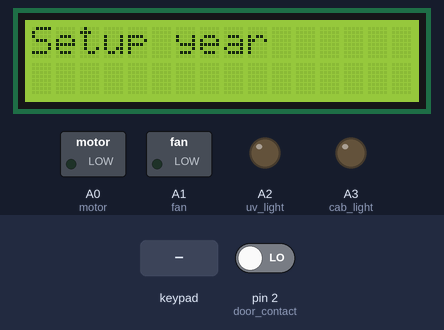
Simulated run of this sketch. Board: Arduino Uno, built with avr-gcc and run on an emulated ATmega328P. Parts: 16×2 character LCD, switched loads named in the sketch (green lamp = pin HIGH), output pins drawn as LEDs (lit = HIGH). The inputs (shaded band) are chosen by the test bench; at power-on: pin 2 (door_contact) LOW. The local clock reads 2024-03-15 10:24:30 at power-on unless the sketch sets it.

Above: at 2.0 s.
2.1 s: keypad keys 1 0 9 8 7 # pressed 0.4 s apart
At 5.4 s:
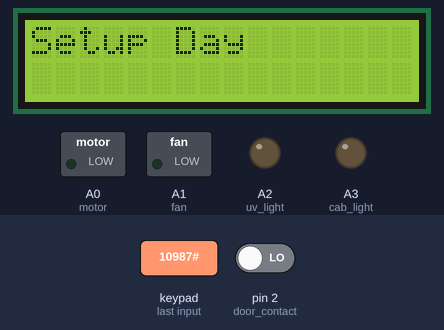
6.1 s: keypad keys 1 0 9 8 7 * pressed 0.4 s apart
At 9.7 s:
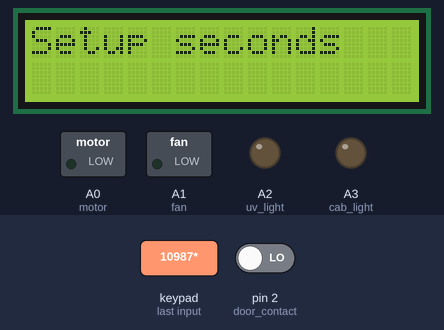
10.0 s: keypad keys 1 0 9 8 7 A pressed 0.4 s apart
At 13.6 s:
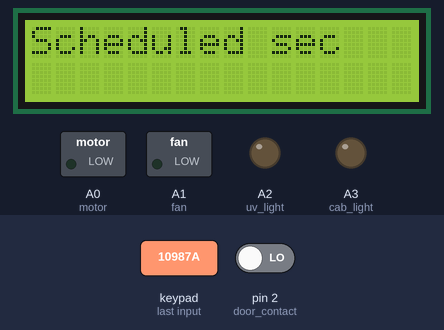
13.9 s: keypad keys 1 0 9 8 7 pressed 0.4 s apart
At 15.6 s:
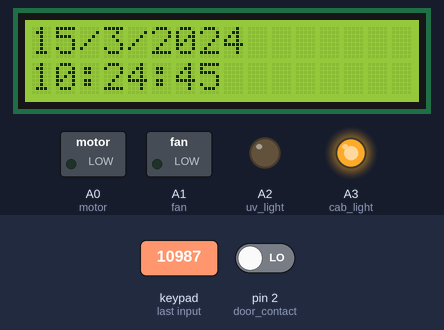
Timing chart, 0 to 17.1 s (numbered marks = the images above; inputs shaded):
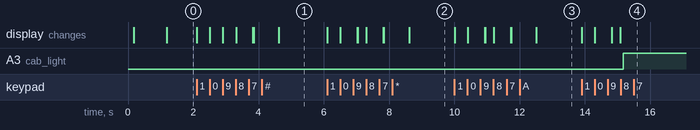

Measured:
- after the input at 2.1 s, the display: first changes at once (image 1 shows a later state)
- after the input at 6.1 s, the display: first changes at once (image 2 shows a later state)
- after the input at 10.0 s, the display: first changes at once (image 3 shows a later state)
- after the input at 13.9 s, A3 (cab_light): LOW → HIGH after 1.3 s; the display: first changes at once (image 4 shows a later state)

The sketch:

test.ino
```cpp
#include <Wire.h>
#include <Keypad.h>
#include <virtuabotixRTC.h>
#include <LiquidCrystal_I2C.h>

#define door_contact   2
#define motor          A0
#define fan            A1
#define uv_light       A2
#define cab_light      A3


LiquidCrystal_I2C lcd(0x27,16,2);

const byte ROWS = 4;
const byte COLS = 4;

int i1,i2,i3,i4;
int N_year,N_month,N_day,N_hour,N_minutes,N_seconds;
int S_hour,S_minutes,S_seconds;

char c1,c2,c3,c4;
char keypressed;

char hexaKeys[ROWS][COLS]=
{
  {'1', '2', '3', 'A'},
  {'4', '5', '6', 'B'},
  {'7', '8', '9', 'C'},
  {'*', '0', '#', 'D'}
};

byte rowPins[ROWS] = {10, 9, 8, 7};
byte colPins[COLS] = {6, 5, 4, 3};

bool Auto = false;

virtuabotixRTC myRTC(13, 12, 11); // CLK,DAT,RST

Keypad myKeypad = Keypad(makeKeymap(hexaKeys), rowPins, colPins, ROWS, COLS);

void Door()
{
  return;
  }
void setup() {
  Serial.begin(9600);

  pinMode(motor, OUTPUT);
  pinMode(fan, OUTPUT);
  pinMode(uv_light, OUTPUT);
  pinMode(cab_light, OUTPUT);
  pinMode(door_contact, INPUT);

  digitalWrite(motor,LOW);
  digitalWrite(fan,LOW);
  digitalWrite(uv_light,LOW);
  digitalWrite(cab_light,LOW);

  attachInterrupt (digitalPinToInterrupt(0), Door, HIGH);//interrupt ---D2
  lcd.init();
  lcd.backlight();
  lcd.home ();
  delay(100);
  Set_time();
  Set_Scheduled_time();
}

void loop() {


  while(keypressed == NO_KEY){
  keypressed = myKeypad.getKey();
  lcd.clear();
  myRTC.updateTime();
  lcd.setCursor(0,0);
  lcd.print(myRTC.dayofmonth);
  lcd.print("/");
  lcd.print(myRTC.month);
  lcd.print("/");
  lcd.print(myRTC.year);
  lcd.setCursor(0,1);
  lcd.print(myRTC.hours);
  lcd.print(":");
  lcd.print(myRTC.minutes);
  lcd.print(":");
  lcd.print(myRTC.seconds);
  delay(100);
  }
  if(digitalRead(door_contact) == HIGH)
  {
    digitalWrite(cab_light,LOW);
     /*********** 模式A 自动模式*******************/
     if (keypressed == 'A')
     {
        lcd.clear();
        lcd.print("Mode  A");
        delay(100);
        if(myKeypad.waitForKey() == '#')
        {
          Auto = true;
          }
        keypressed == NO_KEY;
      }
     /*********** 模式B 设置排定时间*******************/
     if (keypressed == 'B')
     {
        lcd.clear();
        lcd.print("Mode  B");
        delay(100);
        if(myKeypad.waitForKey() == '#')
        {
          Auto = false;
          Set_Scheduled_time();
          }
        keypressed == NO_KEY;
      }
     /*********** 模式C 手动模式*******************/
     if (keypressed == 'C')
     {
        lcd.clear();
        lcd.print("Mode  C");
        delay(100);
        if(myKeypad.waitForKey() == '#')
        {
          Auto = false;
          function();
          }
        keypressed == NO_KEY;
      }
     /*********** 模式D 设置时间*******************/
     if (keypressed == 'D')
     {
        lcd.clear();
        lcd.print("Mode  D");
        delay(100);
        if(myKeypad.waitForKey() == '#')
        {
          Auto = false;
          Set_time();
          }
        keypressed == NO_KEY;
      }

   if(Auto == true)
   {
    if((S_hour - myRTC.hours) == 0)
    {
      if((S_minutes - myRTC.minutes) == 0)
      {
        if((S_seconds - myRTC.seconds) == 0)
        {
          function();
          }
        }
      }
    }
  }
  else
  {
    digitalWrite(cab_light,HIGH);
  }
}
void function()
{
  digitalWrite(motor,HIGH);
  delay(60000);
  digitalWrite(motor,LOW);
  delay(60000);
  digitalWrite(fan,HIGH);
  delay(60000);
  digitalWrite(fan,LOW);
  delay(60000);
  digitalWrite(uv_light,HIGH);
  delay(300000);
  digitalWrite(uv_light,LOW);
  }
void Set_time()
{
  /***********************设置时间***********************/
    lcd.clear();
    lcd.print("     Setup");
    delay(1000);
    lcd.clear();
    lcd.print("Setup year");
    char keypressed2 = myKeypad.waitForKey();
      if (keypressed2 != NO_KEY && keypressed2 !='*' && keypressed2 !='#' && keypressed2 !='A' && keypressed2 !='B' && keypressed2 !='C' && keypressed2 !='D' )
      {
         c1 = keypressed2;
         lcd.setCursor(0, 1);
         lcd.print(c1);
       }
    char keypressed3 = myKeypad.waitForKey();
      if (keypressed3 != NO_KEY && keypressed3 !='*' && keypressed3 !='#' && keypressed3 !='A' && keypressed3 !='B' && keypressed3 !='C' && keypressed3 !='D' )
      {
         c2 = keypressed3;
         lcd.setCursor(1, 1);
         lcd.print(c2);
       }
     char keypressed4 = myKeypad.waitForKey();
       if (keypressed4 != NO_KEY && keypressed4 !='*' && keypressed4 !='#' && keypressed4 !='A' && keypressed4 !='B' && keypressed4 !='C' && keypressed4 !='D' )
      {
         c3 = keypressed4;
         lcd.setCursor(2, 1);
         lcd.print(c3);
       }
     char keypressed5 = myKeypad.waitForKey();
      if (keypressed5 != NO_KEY && keypressed5 !='*' && keypressed5 !='#' && keypressed5 !='A' && keypressed5 !='B' && keypressed5 !='C' && keypressed5 !='D' )
      {
         c4 = keypressed5;
         lcd.setCursor(3, 1);
         lcd.print(c4);
       }

       i1=(c1-48)*1000;
       i2=(c2-48)*100;
       i3=(c3-48)*10;
       i4=c4-48;
       N_year=i1+i2+i3+i4;
       delay(500);
       lcd.clear();
       lcd.print("Setup month");

       char keypressed6 = myKeypad.waitForKey();
        if (keypressed6 != NO_KEY && keypressed6 !='*' && keypressed6 !='#' && keypressed6 !='A' && keypressed6 !='B' && keypressed6 !='C' && keypressed6 !='D' )
        {
           c1 = keypressed6;
           lcd.setCursor(0, 1);
           lcd.print(c1);
         }
      char   keypressed7 = myKeypad.waitForKey();
       if (keypressed7 != NO_KEY && keypressed7 !='*' && keypressed7 !='#' && keypressed7 !='A' && keypressed7 !='B' && keypressed7 !='C' && keypressed7 !='D' )
      {
         c2 = keypressed7;
         lcd.setCursor(1, 1);
         lcd.print(c2);
       }


       i1=(c1-48)*10;
       i2=c2-48;
       N_month=i1+i2;
       delay(500);

       lcd.clear();
       lcd.print("Setup Day");

       char keypressed8 = myKeypad.waitForKey();
        if (keypressed8 != NO_KEY && keypressed8 !='*' && keypressed8 !='#' && keypressed8 !='A' && keypressed8 !='B' && keypressed8 !='C' && keypressed8 !='D' )
        {
           c1 = keypressed8;
           lcd.setCursor(0, 1);
           lcd.print(c1);
         }
       char keypressed9 = myKeypad.waitForKey();
        if (keypressed9 != NO_KEY && keypressed9 !='*' && keypressed9 !='#' && keypressed9 !='A' && keypressed9 !='B' && keypressed9 !='C' && keypressed9 !='D' )
        {
           c2 = keypressed9;
           lcd.setCursor(1, 1);
           lcd.print(c2);
         }


       i1=(c1-48)*10;
       i2=c2-48;
       N_day=i1+i2;
       delay(500);
       lcd.clear();
       lcd.print("Setup hour");
       char keypressed10 = myKeypad.waitForKey();
       if (keypressed10 != NO_KEY && keypressed10 !='*' && keypressed10 !='#' && keypressed10 !='A' && keypressed10 !='B' && keypressed10 !='C' && keypressed10 !='D' )
        {
         c1 = keypressed10;
         lcd.setCursor(0, 1);
         lcd.print(c1);
         }
      char   keypressed11 = myKeypad.waitForKey();
      if (keypressed11 != NO_KEY && keypressed11 !='*' && keypressed11 !='#' && keypressed11 !='A' && keypressed11 !='B' && keypressed11 !='C' && keypressed11 !='D' )
        {
          c2 = keypressed11;
         lcd.setCursor(1, 1);
         lcd.print(c2);
         }
       i1=(c1-48)*10;
       i2=c2-48;
        N_hour=i1+i2;
        delay(500);
       lcd.clear();
       lcd.print("Setup minutes");
      char keypressed12 = myKeypad.waitForKey();
      if (keypressed12 != NO_KEY && keypressed12 !='*' && keypressed12 !='#' && keypressed12 !='A' && keypressed12 !='B' && keypressed12 !='C' && keypressed12 !='D' )
        {
           c1 = keypressed12;
           lcd.setCursor(0, 1);
           lcd.print(c1);
         }
     char keypressed13 = myKeypad.waitForKey();
      if (keypressed13 != NO_KEY && keypressed13 !='*' && keypressed13 !='#' && keypressed13 !='A' && keypressed13 !='B' && keypressed13 !='C' && keypressed13 !='D' )
        {
           c2 = keypressed13;
           lcd.setCursor(1, 1);
           lcd.print(c2);
         }
       i1=(c1-48)*10;
       i2=c2-48;
        N_minutes=i1+i2;
        delay(500);
       lcd.clear();
       lcd.print("Setup seconds");
      char keypressed14 = myKeypad.waitForKey();
       if (keypressed14 != NO_KEY && keypressed14 !='*' && keypressed14 !='#' && keypressed14 !='A' && keypressed14 !='B' && keypressed14 !='C' && keypressed14 !='D' )
        {
          c1 = keypressed14;
          lcd.setCursor(0, 1);
          lcd.print(c1);
         }
      char keypressed15 = myKeypad.waitForKey();
       if (keypressed15 != NO_KEY && keypressed15 !='*' && keypressed15 !='#' && keypressed15 !='A' && keypressed15 !='B' && keypressed15 !='C' && keypressed15 !='D' )
        {
           c2 = keypressed15;
           lcd.setCursor(1, 1);
           lcd.print(c2);
         }
       i1=(c1-48)*10;
       i2=c2-48;
       N_seconds=i1+i2;
       delay(500);
       lcd.clear();


  }
void Set_Scheduled_time()
{
  /***********************设定排定时间***********************/
       lcd.clear();
       lcd.print("Scheduled hou");
       char keypressed16 = myKeypad.waitForKey();
       if (keypressed16 != NO_KEY && keypressed16 !='*' && keypressed16 !='#' && keypressed16 !='A' && keypressed16 !='B' && keypressed16 !='C' && keypressed16 !='D' )
        {
         c1 = keypressed16;
         lcd.setCursor(0, 1);
         lcd.print(c1);
         }
      char   keypressed17 = myKeypad.waitForKey();
      if (keypressed17 != NO_KEY && keypressed17 !='*' && keypressed17 !='#' && keypressed17 !='A' && keypressed17 !='B' && keypressed17 !='C' && keypressed17 !='D' )
        {
          c2 = keypressed17;
         lcd.setCursor(1, 1);
         lcd.print(c2);
         }
        i1=(c1-48)*10;
        i2=c2-48;
        S_hour=i1+i2;
        delay(500);
        lcd.clear();
        lcd.print("Scheduled min");
      char keypressed18 = myKeypad.waitForKey();
      if (keypressed18 != NO_KEY && keypressed18 !='*' && keypressed18 !='#' && keypressed18 !='A' && keypressed18 !='B' && keypressed18 !='C' && keypressed18 !='D' )
        {
           c1 = keypressed18;
           lcd.setCursor(0, 1);
           lcd.print(c1);
         }
     char keypressed19 = myKeypad.waitForKey();
      if (keypressed19 != NO_KEY && keypressed19 !='*' && keypressed19 !='#' && keypressed19 !='A' && keypressed19 !='B' && keypressed19 !='C' && keypressed19 !='D' )
        {
           c2 = keypressed19;
           lcd.setCursor(1, 1);
           lcd.print(c2);
         }
       i1=(c1-48)*10;
       i2=c2-48;
       S_minutes=i1+i2;
       delay(500);
       lcd.clear();
       lcd.print("Scheduled sec");
      char keypressed20 = myKeypad.waitForKey();
       if (keypressed20 != NO_KEY && keypressed20 !='*' && keypressed20 !='#' && keypressed20 !='A' && keypressed20 !='B' && keypressed20 !='C' && keypressed20 !='D' )
        {
          c1 = keypressed20;
          lcd.setCursor(0, 1);
          lcd.print(c1);
         }
      char keypressed21 = myKeypad.waitForKey();
       if (keypressed21 != NO_KEY && keypressed21 !='*' && keypressed21 !='#' && keypressed21 !='A' && keypressed21 !='B' && keypressed21 !='C' && keypressed21 !='D' )
        {
           c2 = keypressed21;
           lcd.setCursor(1, 1);
           lcd.print(c2);
         }
       i1=(c1-48)*10;
       i2=c2-48;
       S_seconds=i1+i2;
       delay(500);
       lcd.clear();
  }
```
